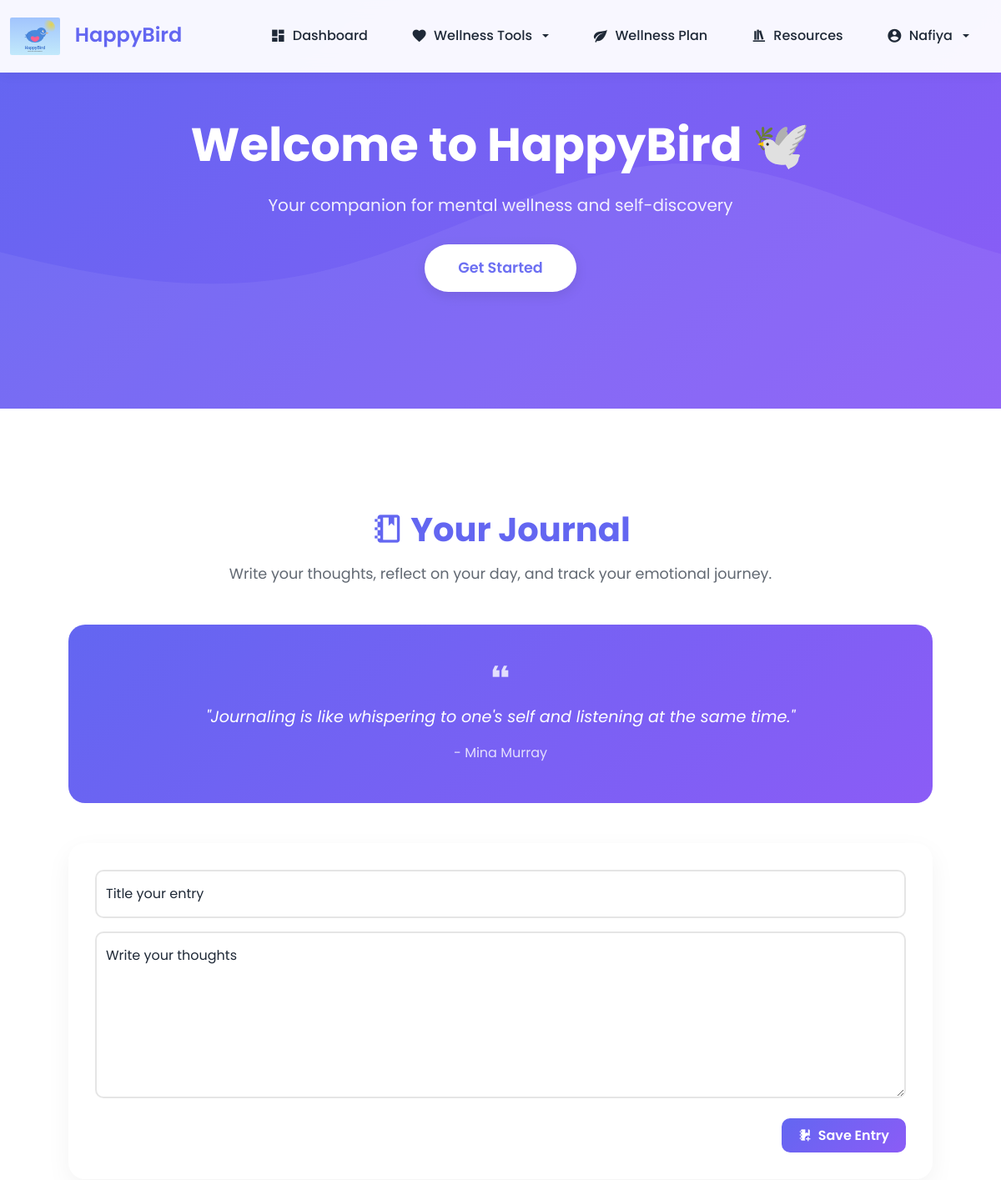
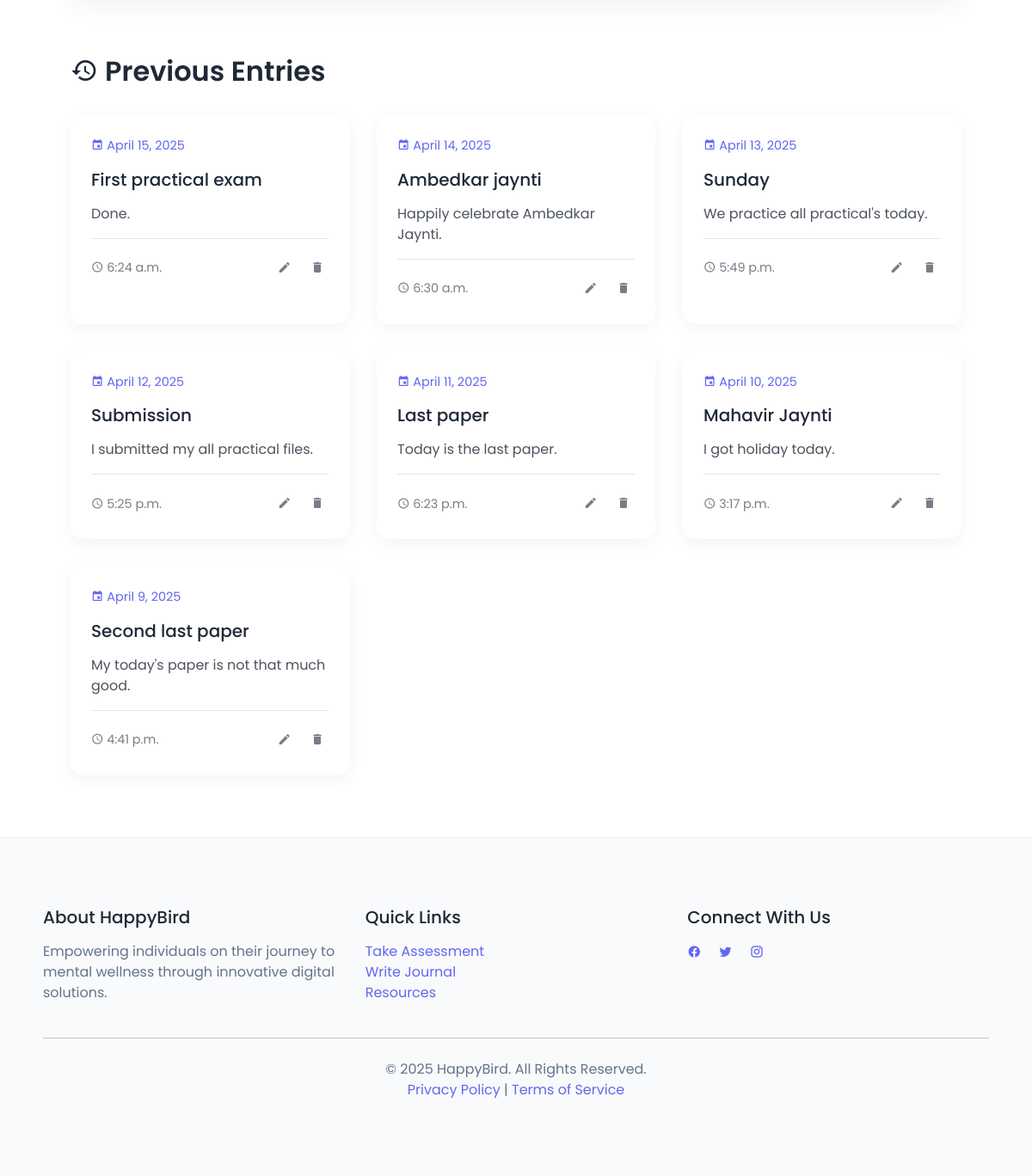
/journal/ (signed in), run on the app's committed database (2 pictures, top to bottom).
### core/models.py (models this page shows, shortened)
class JournalEntry(models.Model):
    user = models.ForeignKey(User, on_delete=models.CASCADE)
    title = models.CharField(max_length=255)
    content = models.TextField()
    created_at = models.DateTimeField(auto_now_add=True)

### core/views.py (the view)
# urls.py: path('journal/', views.journal_view, name='journal'),
@login_required
def journal_view(request):
    if request.method == "POST":
        form = JournalEntryForm(request.POST)
        if form.is_valid():
            entry = form.save(commit=False)
            entry.user = request.user
            entry.save()
            return redirect('journal')  # Refresh the page to show the new entry
    else:
        form = JournalEntryForm()
    entries = JournalEntry.objects.filter(user=request.user).order_by('-created_at')
    return render(request, 'journal.html', {
        'form': form,
        'entries': entries,
    })

### core/forms.py
class JournalEntryForm(forms.ModelForm):
    class Meta:
        model = JournalEntry
        fields = ['title', 'content']

### core/templates/journal.html (shortened to what this page needs)
{% extends 'base.html' %}
{% load static %}
{% block content %}
<div class="journal-container">
    <div class="journal-header" data-aos="fade-down">
        <h1><i class="mdi mdi-notebook-outline me-2"></i>Your Journal</h1>
        <p>Write your thoughts, reflect on your day, and track your emotional journey.</p>
    </div>
    <div class="quote-card" data-aos="fade-up">
        <div class="quote-icon">
            <i class="mdi mdi-format-quote-open"></i>
        </div>
        <p class="quote-text">"Journaling is like whispering to one's self and listening at the same time."</p>
        <p class="quote-author">- Mina Murray</p>
    </div>
    <div class="journal-form-card" data-aos="fade-up" data-aos-delay="100">
        <form method="post">
            <div class="form-floating mb-3">
                <input type="text" class="form-control" name="title" id="title" placeholder="Entry title..." required>
                <label for="title">Title your entry</label>
            </div>
            <div class="form-floating mb-4">
                <textarea class="form-control" name="content" id="content" rows="6" placeholder="What's on your mind?" required style="height: 200px"></textarea>
                <label for="content">Write your thoughts</label>
            </div>
            <div class="text-end">
                <button type="submit" class="btn btn-gradient">
                    <i class="mdi mdi-notebook-plus me-2"></i>Save Entry
                </button>
            </div>
        </form>
    </div>
    {% if entries %}
    <div class="journal-entries-section" data-aos="fade-up" data-aos-delay="200">
        <h2><i class="mdi mdi-history me-2"></i>Previous Entries</h2>
        <div class="journal-entries-grid">
            {% for entry in entries %}
            <div class="journal-entry-card" data-aos="fade-up" data-aos-delay="{{ forloop.counter|add:200 }}">
                <div class="entry-date">
                    <i class="mdi mdi-calendar"></i>
                    {{ entry.created_at|date:"F j, Y" }}
                </div>
                <h5>{{ entry.title }}</h5>
                <p class="entry-content">{{ entry.content }}</p>
                <div class="entry-footer">
                    <span class="entry-time">
                        <i class="mdi mdi-clock-outline"></i>
                        {{ entry.created_at|date:"g:i a" }}
                    </span>
                    <div class="entry-actions">
                        <button class="btn btn-link" title="Edit">
                            <i class="mdi mdi-pencil"></i>
                        </button>
                        <button class="btn btn-link" title="Delete">
                            <i class="mdi mdi-delete"></i>
                        </button>
                    </div>
                </div>
            </div>
            {% endfor %}
        </div>
    </div>
    {% else %}
    <div class="empty-state" data-aos="fade-up" data-aos-delay="200">
        <i class="mdi mdi-notebook-plus-outline empty-icon"></i>
        <p>No journal entries yet. Start writing your first entry!</p>
    </div>
    {% endif %}
</div>
{% endblock %}

### core/templates/base.html (shortened to what this page needs)
<!DOCTYPE html>
<html lang="en">
<head>
    {% load static %}
    <link href="https://cdn.jsdelivr.net/npm/bootstrap@5.3.3/dist/css/bootstrap.min.css" rel="stylesheet">
    <link rel="stylesheet" href="https://cdnjs.cloudflare.com/ajax/libs/animate.css/4.1.1/animate.min.css"/>
    <link rel="stylesheet" href="https://cdn.jsdelivr.net/npm/aos@2.3.4/dist/aos.css" />
    <link rel="stylesheet" href="https://cdn.jsdelivr.net/npm/@mdi/font@6.5.95/css/materialdesignicons.min.css">
</head>
<body>
<nav class="navbar navbar-expand-lg navbar-light fixed-top">
    <div class="container-fluid">
        <a class="navbar-brand" href="/">
            <img src="{% static 'images/logo.svg' %}" alt="HappyBird Logo"> HappyBird
        </a>
        <div class="collapse navbar-collapse" id="navbarNav">
            <ul class="navbar-nav ms-auto">
                {% if user.is_authenticated %}
                    <li class="nav-item">
                        <a class="nav-link" href="{% url 'dashboard' %}">
                            <i class="mdi mdi-view-dashboard"></i> Dashboard
                        </a>
                    </li>
                    <li class="nav-item dropdown">
                        <a class="nav-link dropdown-toggle" href="#" id="wellnessDropdown" role="button" data-bs-toggle="dropdown">
                            <i class="mdi mdi-heart"></i> Wellness Tools
                        </a>
                    </li>
                    <li class="nav-item">
                        <a class="nav-link" href="{% url 'wellness_plan' %}">
                            <i class="mdi mdi-leaf"></i> Wellness Plan
                        </a>
                    </li>
                    <li class="nav-item">
                        <a class="nav-link" href="{% url 'resources' %}">
                            <i class="mdi mdi-bookshelf"></i> Resources
                        </a>
                    </li>
                    <li class="nav-item dropdown">
                        <a class="nav-link dropdown-toggle" href="#" id="userDropdown" role="button" data-bs-toggle="dropdown">
                            <i class="mdi mdi-account-circle"></i> {{ user.username }}
                        </a>
                    </li>
                {% endif %}
            </ul>
        </div>
    </div>
</nav>
<div class="hero-section">
    <div class="container">
        <h1 class="animate__animated animate__fadeInDown">Welcome to HappyBird 🕊️</h1>
        <p class="animate__animated animate__fadeInUp animate__delay-1s">Your companion for mental wellness and self-discovery</p>
        <a href="#" class="btn hero-btn animate__animated animate__fadeInUp animate__delay-2s">Get Started</a>
    </div>
</div>
<div class="container mt-5">
    {% block content %}{% endblock %}
</div>
<footer class="footer">
    <div class="container">
        <div class="row">
            <div class="col-md-4 mb-4 mb-md-0">
                <h5 class="mb-3">About HappyBird</h5>
                <p>Empowering individuals on their journey to mental wellness through innovative digital solutions.</p>
            </div>
            <div class="col-md-4 mb-4 mb-md-0">
                <h5 class="mb-3">Quick Links</h5>
                <ul class="list-unstyled">
                    <li><a href="{% url 'assessment' %}">Take Assessment</a></li>
                    <li><a href="{% url 'journal' %}">Write Journal</a></li>
                    <li><a href="{% url 'resources' %}">Resources</a></li>
                </ul>
            </div>
            <div class="col-md-4">
                <h5 class="mb-3">Connect With Us</h5>
                <div class="social-links">
                    <a href="#" class="me-3"><i class="mdi mdi-facebook"></i></a>
                    <a href="#" class="me-3"><i class="mdi mdi-twitter"></i></a>
                    <a href="#" class="me-3"><i class="mdi mdi-instagram"></i></a>
                </div>
            </div>
        </div>
        <hr class="my-4">
        <p class="text-center mb-0">&copy; 2025 HappyBird. All Rights Reserved.</p>
        <p class="text-center"><a href="#">Privacy Policy</a> | <a href="#">Terms of Service</a></p>
    </div>
</footer>
</body>
</html>

### core/templates/base.html (style rules this page uses)
:root { --primary-color: #6366f1; --secondary-color: #8b5cf6; --accent-color: #a855f7; --text-color: #1f2937; --light-bg: #f9fafb; }
body { font-family: 'Poppins', sans-serif; min-height: 100vh; display: flex; flex-direction: column; color: var(--text-color); background-color: #ffffff; }
.navbar { background: rgba(255, 255, 255, 0.95) !important; backdrop-filter: blur(10px); box-shadow: 0 2px 15px rgba(0, 0, 0, 0.05); padding: 1rem 0; }
.navbar-brand { font-weight: 600; font-size: 1.5rem; color: var(--primary-color) !important; transition: all 0.3s ease; }
.navbar-brand img { height: 45px; margin-right: 12px; transition: transform 0.3s ease; }
.nav-link { font-weight: 500; color: var(--text-color) !important; margin: 0 10px; padding: 8px 16px !important; border-radius: 8px; transition: all 0.3s ease; display: flex; align-items: center; gap: 0.5rem; }
.nav-link i { font-size: 1.2rem; }
.btn-gradient { background: linear-gradient(135deg, var(--primary-color), var(--secondary-color)); color: white !important; border: none; padding: 8px 20px !important; border-radius: 8px; transition: all 0.3s ease; }
.hero-section { background: linear-gradient(135deg, var(--primary-color) 0%, var(--secondary-color) 100%); color: #fff; padding: 100px 20px; text-align: center; position: relative; overflow: hidden; }
.hero-section::before { content: ''; position: absolute; top: 0; left: 0; right: 0; bottom: 0; background-size: cover; background-position: center; opacity: 0.6; }
.hero-section h1 { font-size: 3.5rem; font-weight: 700; margin-bottom: 1.5rem; animation: fadeInDown 1s ease; }
.hero-section p { font-size: 1.25rem; margin-bottom: 2rem; animation: fadeInUp 1s ease 0.3s; opacity: 0.9; }
.hero-btn { background: #fff; color: var(--primary-color); border: none; padding: 15px 40px; border-radius: 30px; font-weight: 600; font-size: 1.1rem; transition: all 0.3s ease; box-shadow: 0 4px 15px rgba(0, 0, 0, 0.1); animation: fadeInUp 1s ease 0.6s; }
.container { padding: 40px 20px; }
.footer { background: var(--light-bg); padding: 40px 0; margin-top: auto; border-top: 1px solid rgba(0, 0, 0, 0.05); }
.footer p { margin-bottom: 0.5rem; color: #64748b; }
.footer a { color: var(--primary-color); text-decoration: none; transition: color 0.3s ease; }

### core/templates/journal.html (style rules this page uses)
.journal-container { max-width: 1200px; margin: 0 auto; padding: 2rem; }
.journal-header { text-align: center; margin-bottom: 3rem; }
.journal-header h1 { color: var(--primary-color); font-weight: 700; margin-bottom: 1rem; }
.journal-header p { color: var(--text-color); opacity: 0.7; font-size: 1.1rem; }
.quote-card { background: linear-gradient(135deg, var(--primary-color), var(--secondary-color)); color: #fff; padding: 2rem; border-radius: 20px; text-align: center; margin-bottom: 3rem; }
.quote-icon { font-size: 2rem; margin-bottom: 1rem; opacity: 0.8; }
.quote-text { font-size: 1.2rem; font-style: italic; margin-bottom: 1rem; }
.quote-author { opacity: 0.8; }
.journal-form-card { background: #fff; padding: 2rem; border-radius: 20px; box-shadow: 0 10px 30px rgba(0, 0, 0, 0.05); margin-bottom: 3rem; }
.form-floating > .form-control { border: 2px solid rgba(0, 0, 0, 0.1); border-radius: 10px; transition: all 0.3s ease; }
.btn-gradient { background: linear-gradient(135deg, var(--primary-color), var(--secondary-color)); color: #fff; border: none; padding: 0.75rem 1.5rem; border-radius: 10px; font-weight: 600; transition: all 0.3s ease; }
.journal-entries-section { margin-top: 4rem; }
.journal-entries-section h2 { color: var(--text-color); font-weight: 600; margin-bottom: 2rem; }
.journal-entries-grid { display: grid; grid-template-columns: repeat(auto-fill, minmax(300px, 1fr)); gap: 2rem; }
.journal-entry-card { background: #fff; padding: 1.5rem; border-radius: 15px; box-shadow: 0 5px 20px rgba(0, 0, 0, 0.05); transition: all 0.3s ease; }
.entry-date { color: var(--primary-color); font-size: 0.9rem; margin-bottom: 1rem; }
.entry-content { color: var(--text-color); opacity: 0.8; margin: 1rem 0; overflow: hidden; display: -webkit-box; -webkit-line-clamp: 4; -webkit-box-orient: vertical; }
.entry-footer { display: flex; justify-content: space-between; align-items: center; margin-top: 1rem; padding-top: 1rem; border-top: 1px solid rgba(0, 0, 0, 0.1); }
.entry-time { color: var(--text-color); opacity: 0.6; font-size: 0.9rem; }
.entry-actions .btn-link { color: var(--text-color); opacity: 0.6; padding: 0.25rem; margin-left: 0.5rem; transition: all 0.3s ease; }

### data on the page
JournalEntry: created_at "April 15, 2025", title "First practical exam", content "Done.", created_at "6:24 a.m."
JournalEntry: created_at "April 14, 2025", title "Ambedkar jaynti", content "Happily celebrate Ambedkar Jaynti.", created_at "6:30 a.m."
JournalEntry: created_at "April 13, 2025", title "Sunday", content "We practice all practical's today.", created_at "5:49 p.m."
JournalEntry: created_at "April 12, 2025", title "Submission", content "I submitted my all practical files.", created_at "5:25 p.m."
JournalEntry: created_at "April 11, 2025", title "Last paper", content "Today is the last paper.", created_at "6:23 p.m."
JournalEntry: created_at "April 10, 2025", title "Mahavir Jaynti", content "I got holiday today.", created_at "3:17 p.m."
JournalEntry: created_at "April 9, 2025", title "Second last paper", content "My today's paper is not that much good.", created_at "4:41 p.m."

### other printed values
{{ user.username }} "Nafiya"
